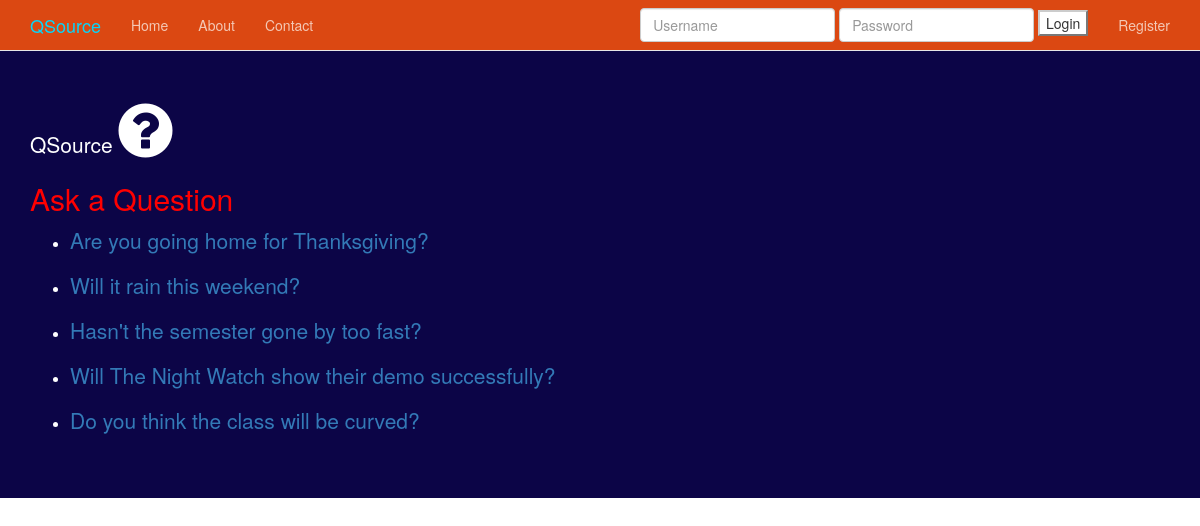
/polls/, run on an earlier commit of the app's database.
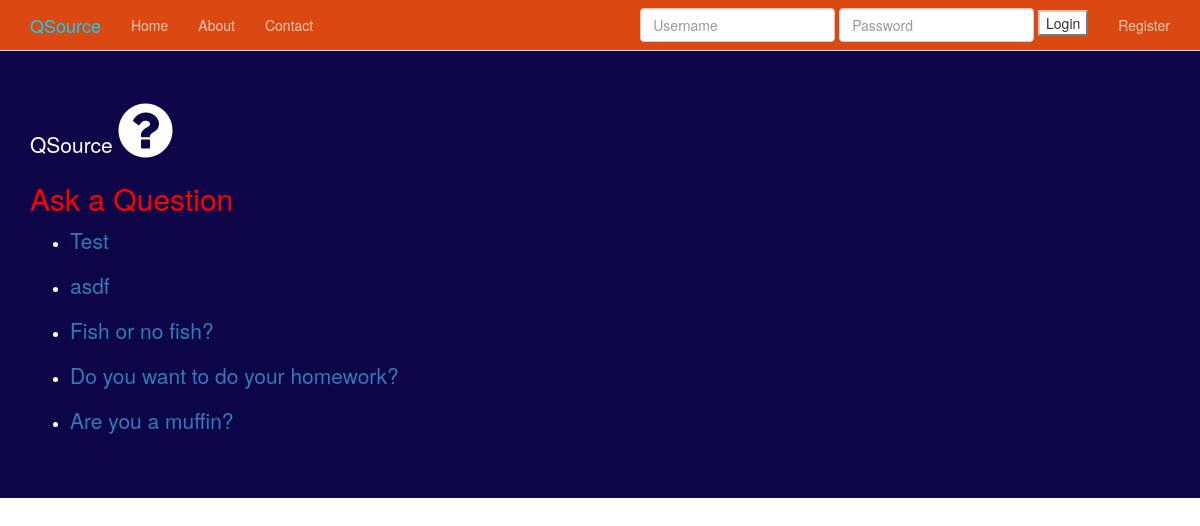
And on a later commit of the database.
### polls/models.py (models this page shows, shortened)
class Question(models.Model):
    question_text = models.CharField(max_length = 200)
    pub_date = models.DateTimeField('date published')
    ans1_text = models.CharField(max_length = 200, default= "Yes")
    ans1_votes = models.IntegerField(default = 0)
    ans2_text = models.CharField(max_length = 200, default = "No")
    ans2_votes = models.IntegerField(default = 0)
    def was_published_recently(self):
        now = timezone.now()
        return now - datetime.timedelta(days=1) <= self.pub_date <= now
    was_published_recently.admin_order_field = 'pub_date'
    was_published_recently.boolean = True
    was_published_recently.short_description = 'Published recently?'

### polls/views.py (the view)
class IndexView(generic.ListView):
    template_name = 'polls/index.html'
    context_object_name = 'latest_question_list'
    def get_queryset(self):
        return Question.objects.filter(
            pub_date__lte=timezone.now()
        ).order_by('-pub_date')[:5]

### polls/templates/polls/index.html (shortened to what this page needs)
{% load staticfiles %}
{% load crispy_forms_tags %}
{% include 'head_css.html' %}
{% include 'navbar.html' %}
{% block jumbotron %}
<div class="jumbotron">
    <div class="container">
    <div class="row">
        <div class='col-sm-6'>
        <p>QSource <i class="fa fa-question-circle fa-3x"></i></p>
        <a href="{% url 'polls:question' %}"><h2 style="color:red">Ask a
        Question</h2></a>
        <link rel="stylesheet" type="text/css" href="{% static 'QSource/custom.css' %}" />
        {% if latest_question_list %}
            <ul>
        {% for question in latest_question_list %}
            <li><p><a href="{% url 'polls:detail' question.id %}">{{ question.question_text }}</a></p></li>
        {% endfor %}
            </ul>
        {% else %}
            <p>No polls are available.</p>
        {% endif %}
        </div>
        </div>
    </div>
 </div
{% endblock %}

What changed in the data, as far as the page shows it:
no longer on this page (row edited): Question: question_text "Are you going home for Thanksgiving?"
no longer on this page (row edited): Question: question_text "Will it rain this weekend?"
no longer on this page (row unchanged): Question: question_text "Hasn't the semester gone by too fast?"
no longer on this page (row unchanged): Question: question_text "Will The Night Watch show their demo successfully?"
no longer on this page (row edited): Question: question_text "Do you think the class will be curved?"
added Question: question_text "Test"
added Question: question_text "asdf"
added Question: question_text "Fish or no fish?"
added Question: question_text "Do you want to do your homework?"
added Question: question_text "Are you a muffin?"
